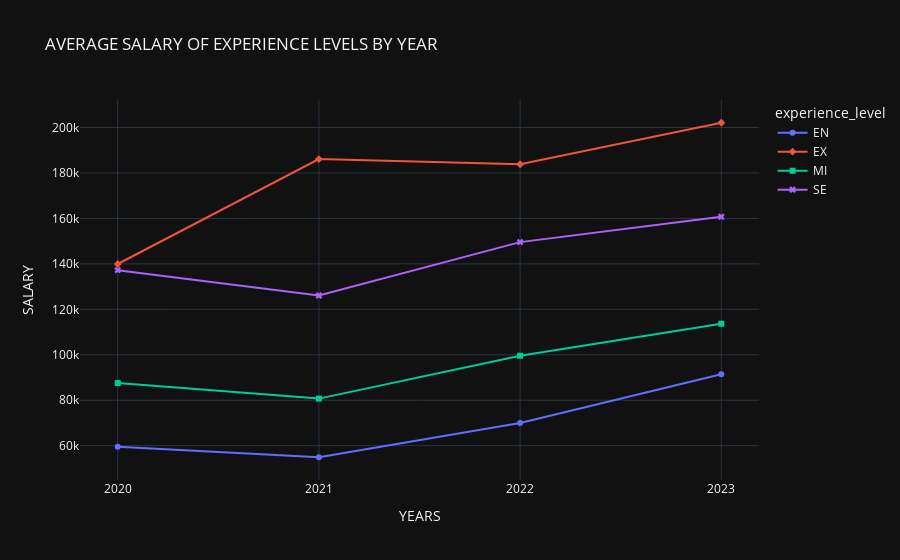

Here is the notebook cell this chart was saved with:
### Markdown cell above
Sau khi có dữ liệu cần thiết ta sẽ tiến hành vẽ biểu đồ để minh họa sự thay đổi trong mức lương trung bình của các cấp độ kinh nghiệm qua các năm.

### Code cell
# Tiến hành trực quan hóa dữ liệu
fig=px.line(year_salary,x="work_year",y="salary_in_usd",color="experience_level", symbol="experience_level", title='AVERAGE SALARY OF EXPERIENCE LEVELS BY YEAR')
fig.layout.template='plotly_dark'
fig.update_layout(yaxis_title="SALARY",xaxis_title="YEARS",xaxis=dict(tickmode='array',tickvals=[2020, 2021, 2022, 2023]))

### Figure 1 — Plotly figure (JSON) as saved in the notebook; plotly's stock layout.template omitted (floating-point values rounded to 4 significant figures)
{"data": [{"hovertemplate": "experience_level=EN<br>work_year=%{x}<br>salary_in_usd=%{y}<extra></extra>", "legendgroup": "EN", "line": {"color": "#636efa", "dash": "solid"}, "marker": {"symbol": "circle"}, "mode": "lines+markers", "name": "EN", "orientation": "v", "showlegend": true, "type": "scatter", "x": [2020, 2021, 2022, 2023], "xaxis": "x", "y": [59510.0, 54910.0, 69950.0, 91460.0], "yaxis": "y"}, {"hovertemplate": "experience_level=EX<br>work_year=%{x}<br>salary_in_usd=%{y}<extra></extra>", "legendgroup": "EX", "line": {"color": "#EF553B", "dash": "solid"}, "marker": {"symbol": "diamond"}, "mode": "lines+markers", "name": "EX", "orientation": "v", "showlegend": true, "type": "scatter", "x": [2020, 2021, 2022, 2023], "xaxis": "x", "y": [139900.0, 186128, 183800.0, 202100.0], "yaxis": "y"}, {"hovertemplate": "experience_level=MI<br>work_year=%{x}<br>salary_in_usd=%{y}<extra></extra>", "legendgroup": "MI", "line": {"color": "#00cc96", "dash": "solid"}, "marker": {"symbol": "square"}, "mode": "lines+markers", "name": "MI", "orientation": "v", "showlegend": true, "type": "scatter", "x": [2020, 2021, 2022, 2023], "xaxis": "x", "y": [87560.0, 80710.0, 99580.0, 113700.0], "yaxis": "y"}, {"hovertemplate": "experience_level=SE<br>work_year=%{x}<br>salary_in_usd=%{y}<extra></extra>", "legendgroup": "SE", "line": {"color": "#ab63fa", "dash": "solid"}, "marker": {"symbol": "x"}, "mode": "lines+markers", "name": "SE", "orientation": "v", "showlegend": true, "type": "scatter", "x": [2020, 2021, 2022, 2023], "xaxis": "x", "y": [137200.0, 126100.0, 149600.0, 160700.0], "yaxis": "y"}], "layout": {"legend": {"title": {"text": "experience_level"}, "tracegroupgap": 0}, "title": {"text": "AVERAGE SALARY OF EXPERIENCE LEVELS BY YEAR"}, "xaxis": {"anchor": "y", "domain": [0, 1], "tickmode": "array", "tickvals": [2020, 2021, 2022, 2023], "title": {"text": "YEARS"}}, "yaxis": {"anchor": "x", "domain": [0, 1], "title": {"text": "SALARY"}}}}
